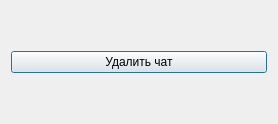
<?xml version="1.0" encoding="UTF-8"?>
<ui version="4.0">
 <class>DeleteChatDialog</class>
 <widget class="QDialog" name="DeleteChatDialog">
  <property name="geometry">
   <rect>
    <x>0</x>
    <y>0</y>
    <width>278</width>
    <height>124</height>
   </rect>
  </property>
  <property name="windowTitle">
   <string>Dialog</string>
  </property>
  <layout class="QGridLayout" name="gridLayout_2">
   <item row="0" column="0">
    <layout class="QGridLayout" name="gridLayout">
     <item row="0" column="0">
      <widget class="QPushButton" name="DeleteChatButton">
       <property name="text">
        <string>Удалить чат</string>
       </property>
      </widget>
     </item>
    </layout>
   </item>
  </layout>
 </widget>
 <resources/>
 <connections/>
</ui>
